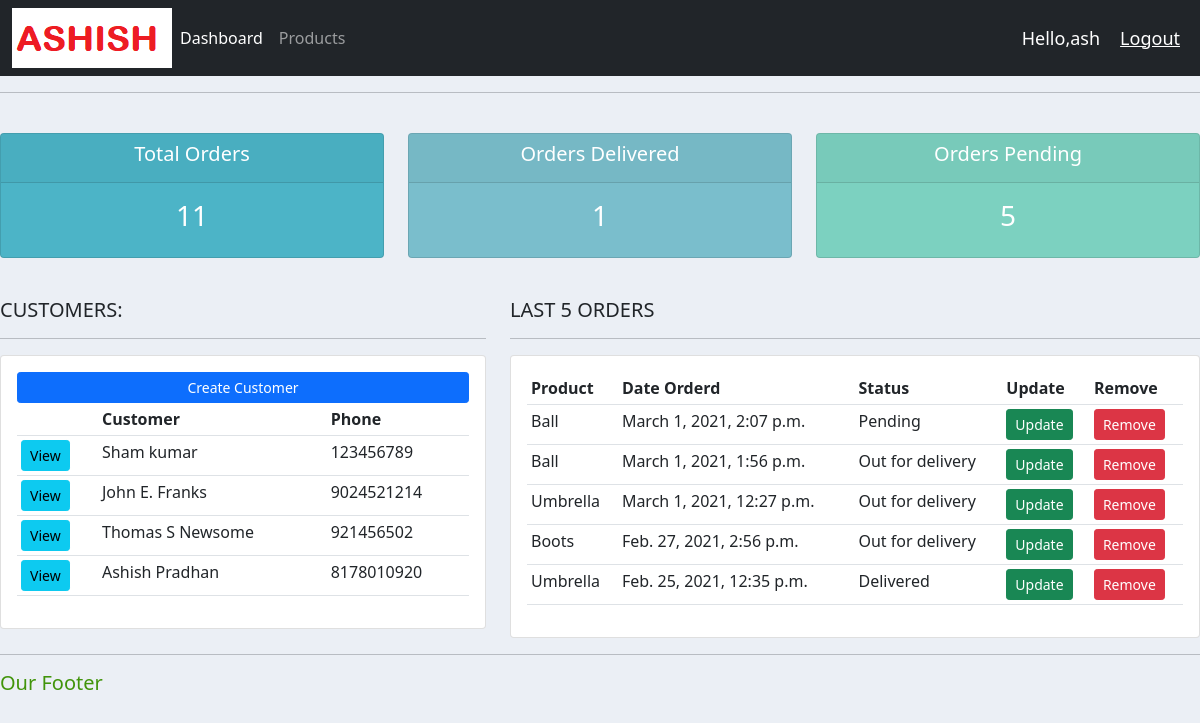
The app's page / (signed in) with its own data.
### accounts/models.py (models this page shows, shortened)
class Customer(models.Model):
    name = models.CharField(max_length=200, null=True)
    phone = models.CharField(max_length=10, null=True)
    email = models.CharField(max_length=100, null=True)
    date_created = models.DateTimeField(auto_now_add=True, null=True)

class Order(models.Model):
    STATUS = (
            ('Pending', 'Pending'),
            ('Out for delivery', 'Out for delivery'),
            ('Delivered', 'Delivered'),
            )
    customer = models.ForeignKey(Customer, null=True, on_delete = models.SET_NULL)
    product = models.ForeignKey(Product, null=True, on_delete = models.SET_NULL)
    date_created = models.DateTimeField(auto_now_add=True, null=True)
    status = models.CharField(max_length=100, null=True, choices=STATUS)
    note = models.CharField(max_length=100, null=True)

class Product(models.Model):
    CATEGORY = (
              ('Indoor', 'Indoor'),
              ('Out Door', 'Out Door'),
              )
    name = models.CharField(max_length=100, null=True)
    price =models.FloatField(null=True)
    category = models.CharField(max_length=100, null=True, choices=CATEGORY)
    description = models.CharField(max_length=100, null=True, blank=True)
    date_created = models.DateTimeField(auto_now_add=True, null=True)
    tag = models.ManyToManyField(Tag)
    def __str__(self):
        return self.name

### accounts/views.py (the view)
# urls.py: path('', views.home,name="home"),
def home(request):
    orders = Order.objects.all()
    customers = Customer.objects.all()
    total_customers = customers.count()
    total_orders = orders.count()
    Delivered = orders.filter(status="Delivered").count()
    Pending = orders.filter(status="Pending").count()
    lastorders = list(islice(reversed(orders), 0, total_orders))
    context = {'customers'  :customers,'orders' :lastorders[:5],'Pending':Pending,'Delivered':Delivered,'total_orders':total_orders}
    return render(request,'accounts/dashboard.html',context=context)

### accounts/templates/accounts/dashboard.html (shortened to what this page needs)
{% extends 'accounts/main.html' %}
{% block content %}
{% include 'accounts/status.html' %}
<br>
<div class="row">
	<div class="col-md-5">
		<h5>CUSTOMERS:</h5>
		<hr>
		<div class="card card-body">
			<a class="btn btn-primary  btn-sm btn-block" href="create_customer">Create Customer</a>
			<table class="table table-sm">
				<tr>
					<th></th>
					<th>Customer</th>
					<th>Phone</th>
				</tr>
				{% for customer in customers %}
					<tr>
						<td><a class='btn btn-sm btn-info' href="{% url 'customerurl' customer.id%}">View</a></td>
						<td>{{customer.name}}</td>
						<td>{{customer.phone}}</td>
					</tr>
				{% endfor %}
			</table>
		</div>
	</div>
	<div class="col-md-7">
		<h5>LAST 5 ORDERS</h5>
		<hr>
		<div class="card card-body">
			<table class="table table-sm">
				<tr>
					<th>Product</th>
					<th>Date Orderd</th>
					<th>Status</th>
					<th>Update</th>
					<th>Remove</th>
				</tr>
				{% for order in orders %}
					<tr>
					<td>{{order.product}}</td>
					<td>{{order.date_created}}</td>
					<td>{{order.status}}</td>
					<td><a class="btn btn-sm btn-success" href="{% url 'update_order' order.id %}" role="button">Update</a></td>
					<td><a class="btn btn-sm btn-danger" href="{% url 'delete_order' order.id %}" role="button">Remove</a></td>
					</tr>
				{% endfor %}
			</table>
		</div>
	</div>
</div>
{% endblock content %}

### accounts/templates/accounts/navbar.html (shortened to what this page needs)
{% load static %}
<nav class="navbar navbar-expand-lg navbar-dark bg-dark">
  <div class="container-fluid">
    <img src="{% static 'images/logo.png' %}">
    <div class="collapse navbar-collapse" id="navbarNav">
      <ul class="navbar-nav">
        {% if request.user.is_staff %}
        <li class="nav-item">
          <a class="nav-link active" aria-current="page" href="{% url 'home' %}">Dashboard</a>
        </li>
        <li class="nav-item">
          <a class="nav-link" href="{% url 'products' %}">Products</a>
        </li>
        {% endif %}
      </ul>
    </div>
  </div>
  <span class="hello-msg">Hello,{{request.user}}</span>
  <span><a class="hello-msg" href="{% url 'logout' %}">Logout</a>
</nav>

### static/css/main.css (style rules this page uses)
body { background-color: #ebeff5; }

### accounts/templates/accounts/navbar.html (style rules this page uses)
.hello-msg { font-size: 18px; color: #ffff; margin-right: 20px; }

### records on screen
Customer: name "Sham kumar", phone "123456789"
Customer: name "John E. Franks", phone "9024521214"
Customer: name "Thomas S Newsome", phone "921456502"
Customer: name "Ashish Pradhan", phone "8178010920"
Order: product "Ball", date_created "March 1, 2021, 2:07 p.m.", status "Pending"
Order: product "Ball", date_created "March 1, 2021, 1:56 p.m.", status "Out for delivery"
Order: product "Umbrella", date_created "March 1, 2021, 12:27 p.m.", status "Out for delivery"
Order: product "Boots", date_created "Feb. 27, 2021, 2:56 p.m.", status "Out for delivery"
Order: product "Umbrella", date_created "Feb. 25, 2021, 12:35 p.m.", status "Delivered"

### other values on screen
{{ request.user }} "ash"
{{ total_orders }} "11"
{{ Delivered }} "1"
{{ Pending }} "5"
